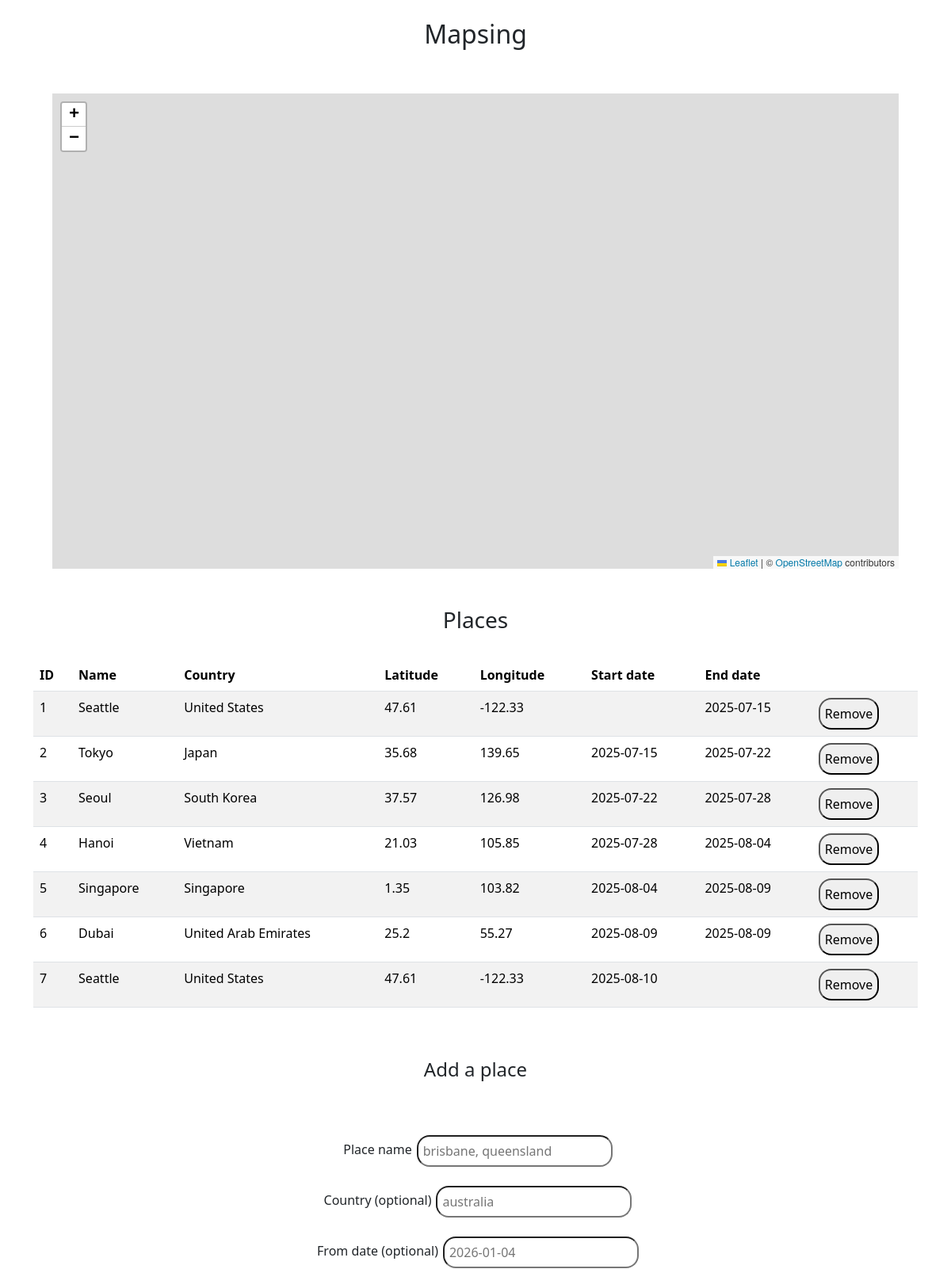
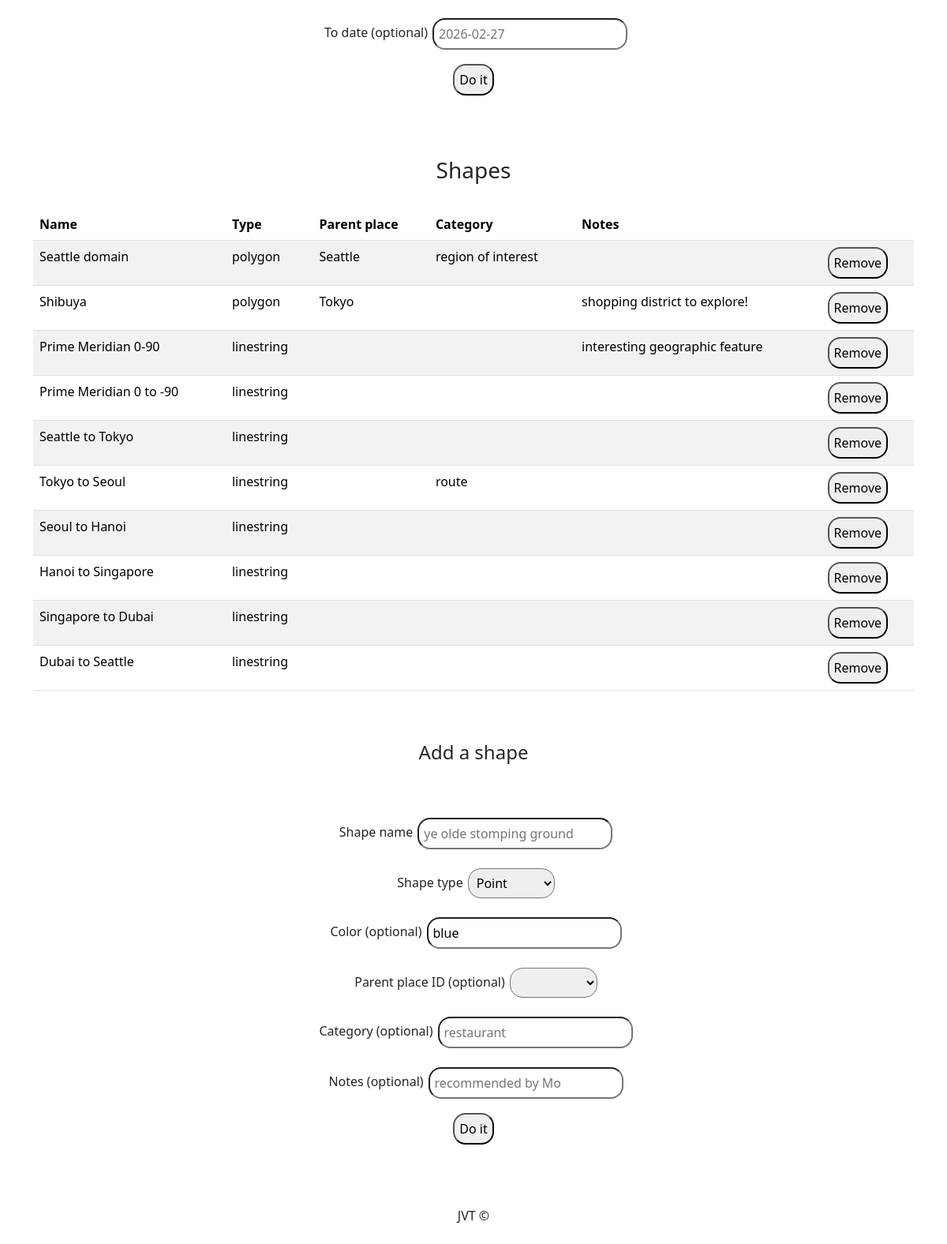
The page / on the database its author committed (2 pictures, top to bottom).
### tables this page shows
CREATE TABLE places (
                    id integer primary key,
                    name text not null,
                    country text,
                    lat real,
                    long real,
                    start_date,
                    end_date
                );

CREATE TABLE shapes (
                id INTEGER PRIMARY KEY,
                name TEXT,
                type TEXT,  -- 'point', 'linestring', 'polygon'
                geometry TEXT,  -- GeoJSON (or rather part thereof? check this)
                color TEXT,
                place_id INTEGER,  -- optional; links to parent place (city)
                category TEXT,  -- 'restaurant', 'route', 'area', etc; include this to enable aggregating, e.g. "all our routes added up to 100000 km"
                notes TEXT,
                FOREIGN KEY (place_id) REFERENCES places (id)
                );

### app.py (the view, shortened to what this page needs)
@app.route("/", methods=["GET", "POST"])
def index():
    if request.method == "GET":
        con = sqlite3.connect(DATABASE)
        places = con.execute(
            "select * from places"
        ).fetchall()  # without fetchall() we'd just have a sqlite cursor object
        shapes = con.execute("select * from shapes").fetchall()
        con.close()
        place_names = dict()
        for place in places:
            place_names[place[0]] = place[1]
        shapes = [list(shape) for shape in shapes]
        for shape in shapes:
            shape[3] = json.loads(shape[3])  # Convert JSON string to dict
        return render_template("index.html", places=places, place_names=place_names, shapes=shapes)

### templates/index.html (shortened to what this page needs)
{% extends "layout.html" %} {% block main %}
<div class="map-container">
  <div id="map" style="height: 600px"></div>
</div>
<div class="places">
  <h3 class="personal-space">Places</h3>
  <table class="table table-striped">
    <thead>
      <th>ID</th>
      <th>Name</th>
      <th>Country</th>
      <th>Latitude</th>
      <th>Longitude</th>
      <th>Start date</th>
      <th>End date</th>
      <th></th>
    </thead>
    <tbody>
      {% for place in places %}
      <tr>
        {% for i in range(0, 7) %}
        <td>{{ place[i] | default('', true) }}</td>
        {% endfor %}
        <td>
          <form action="/deleteplace" method="post">
            <button type="submit" onclick="return confirm('Delete this place?')">
              Remove
            </button>
          </form>
        </td>
      </tr>
      {% endfor %}
    </tbody>
  </table>
  <div class="add-stuff">
    <h4 class="personal-space">Add a place</h4>
    <form class="add-stuff-form" method="post">
      <div class="form-row">
        <label>Place name</label>
        <input required type="text" name="place_new" placeholder="brisbane, queensland" />
      </div>
      <div class="form-row">
        <label>Country (optional)</label>
        <input type="text" name="country_new" placeholder="australia" />
      </div>
    <div class="form-row">
        <label>From date (optional)</label>
        <input type="text" name="start_date_new" placeholder="2026-01-04" />
      </div>
      <div class="form-row">
        <label>To date (optional)</label>
        <input type="text" name="end_date_new" placeholder="2026-02-27" />
      </div>
      <button class="form-row" type="submit">Do it</button>
    </form>
  </div>
</div>
  <div class="shapes">
  <h3 class="personal-space">Shapes</h3>
  <table class="table table-striped">
    <thead>
      <th>Name</th>
      <th>Type</th>
      <th>Parent place</th>
      <th>Category</th>
      <th>Notes</th>
      <th></th>
  </thead>
  <tbody>
    {% for shape in shapes %}
    <tr>
      <td>{{ shape[1] }}</td>
      <td>{{ shape[2] }}</td>
      <td>{{ place_names[shape[5]] | default('', true) }}</td>
      <td>{{ shape[6] | default('', true) }}</td>
      <td>{{ shape[7] | default('', true) }}</td>
      <td>
        <form action="/deleteshape" method="post">
          <button type="submit" onclick="return confirm('Delete this shape?')">
            Remove
          </button>
        </form>
      </td>
    </tr>
    {% endfor %}
  </tbody>
  </table>
  <div class="add-stuff">
    <h4 class="personal-space">Add a shape</h4>
    <form class="add-stuff-form" action="/drawshape" method="post">
      <div class="form-row">
        <label>Shape name</label>
        <input
        required
        type="text"
        name="shape_name"
        placeholder="ye olde stomping ground"
        />
      </div>
      <div class="form-row">
      <label>Shape type</label>
      <select required name="shape_type">
        <option selected value="point">Point</option>
      </select>
    </div>
    <div class="form-row">
      <label>Color (optional)</label>
      <input required type="text" name="shape_color" value="blue" placeholder="blue" />
    </div>
    <div class="form-row">
      <label>Parent place ID (optional)</label>
      <select name="shape_parent_place_id" />
      <option selected disabled></option>
      {% for place in places %}
      <option value="{{ place[0] }}">{{ place[1] }}</option>
      {% endfor %}
  </div>
  <div class="form-row">
    <label>Category (optional)</label>
    <input type="text" name="shape_category" placeholder="restaurant" />
  </div>
  <div class="form-row">
    <label>Notes (optional)</label>
    <input type="text" name="shape_notes" placeholder="recommended by Mo" />
  </div>
  <button class="form-row" type="submit">Do it</button>
</form>
</div>
</div>
{% endblock %}

### templates/layout.html (shortened to what this page needs)
<!DOCTYPE html>
<html lang="en">
  <head>
    <link
      rel="stylesheet"
      href="https://cdn.jsdelivr.net/npm/bootstrap@5.3.8/dist/css/bootstrap.min.css"
    />
    <link rel="stylesheet" href="/static/css/styles.css" />
    <link
      rel="stylesheet"
      href="https://unpkg.com/leaflet@1.9.4/dist/leaflet.css"
    />
    <link
      rel="stylesheet"
      href="https://cdnjs.cloudflare.com/ajax/libs/leaflet.draw/1.0.4/leaflet.draw.css"
    />
  </head>
  <body>
    <div class="container">
      <header>
        <h2 class="personal-space">Mapsing</h2>
      </header>
      <main>{% block main %}{% endblock %}</main>
      <footer class="personal-space">JVT &copy;</footer>
    </div>
  </body>
</html>

### static/css/styles.css (style rules this page uses)
* { margin: 0; padding: 0; box-sizing: border-box; }
body { display: flex; flex-direction: column; justify-content: space-between; min-height: 100dvh; }
.map-container { padding: 24px; }
.container { display: flex; flex-direction: column; justify-content: space-between; }
.personal-space { padding: 24px; }
h3 { display: flex; flex-direction: column; justify-content: center; align-items: center; }
h4 { display: flex; flex-direction: column; justify-content: center; align-items: center; }
.add-stuff-form { display: flex; flex-direction: column; justify-content: center; align-items: center; padding: 24px 64px; width: 100%; }
.add-stuff { display: flex; flex-direction: column; justify-content: center; padding: 24px; }
.table { padding: 24px; }
input { border-radius: 16px; padding: 6px; }
label { padding: 6px; }
button { border-radius: 16px; padding: 6px; max-width: 300px; }
select { border-radius: 16px; padding: 6px; }
.form-row { margin: 6px; padding: 6px; display: flex; justify-content: space-between; max-width: ; }
header { display: flex; justify-content: center; }
footer { display: flex; justify-content: center; }

### rows shown on the page
places: id "1" "Seattle" "United States" "47.61" "-122.33" "2025-07-15", name "Seattle"
places: id "2" "Tokyo" "Japan" "35.68" "139.65" "2025-07-15" "2025-07-22", name "Tokyo"
places: id "3" "Seoul" "South Korea" "37.57" "126.98" "2025-07-22" "2025-07-28"
places: id "4" "Hanoi" "Vietnam" "21.03" "105.85" "2025-07-28" "2025-08-04"
places: id "5" "Singapore" "Singapore" "1.35" "103.82" "2025-08-04" "2025-08-09"
places: id "6" "Dubai" "United Arab Emirates" "25.2" "55.27" "2025-08-09" "2025-08-09"
places: id "7" "Seattle" "United States" "47.61" "-122.33" "2025-08-10"
shapes: name "Seattle domain", type "polygon", category "region of interest"
shapes: name "Shibuya", type "polygon", notes "shopping district to explore!"
shapes: name "Prime Meridian 0-90", type "linestring", notes "interesting geographic feature"
shapes: name "Prime Meridian 0 to -90", type "linestring"
shapes: name "Seattle to Tokyo", type "linestring"
shapes: name "Tokyo to Seoul", type "linestring", category "route"
shapes: name "Seoul to Hanoi", type "linestring"
shapes: name "Hanoi to Singapore", type "linestring"
shapes: name "Singapore to Dubai", type "linestring"
shapes: name "Dubai to Seattle", type "linestring"
